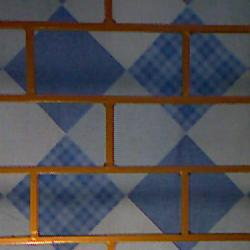
%> input picture comparison/Split_Bregman_comparison/Bedsheet.jpg, 250 x 250 px
$ octave --eval "result = refPoints(rgb2gray(imread('comparison/Split_Bregman_comparison/Bedsheet.jpg')));"   (GNU Octave 9; MATLAB toolbox functions it lacks are replaced by stand-ins)
%> lines starting %> are read from the running program, lines starting %| are printed output that depends on the picture
function xy = refPoints(f)

%     figure, imshow(uint8(f)); hold on
%     edgeCI = edge(cI, 'canny');
    edgeF = edge(f, 'canny');
%     [H,theta,rho] = hough(edgecI, 'Theta',[45:0.5:89.5 -90:.5:-44.5]);

    % FOR THE TOP THIRD
    [H,theta,rho] = hough(edgeF(1:size(f,1)/3, :), 'Theta',[80:0.5:89.5 -90:.5:-80.5]);
    houghPeaks = houghpeaks(H);
%     t = theta(houghPeaks(:,2)); sign(t).*(90-abs(t))
    lines = houghlines(edgeF(1:size(f,1)/3, :),theta,rho,houghPeaks,'FillGap',5,'MinLength',7);
    minR1 = 0; minC1 = 0; maxR1 = 0; maxC1 = 0;
    figure, imshow(uint8(.5*f)), hold on
    for k=1:length(lines)
        xy = [lines(k).point1; lines(k).point2];
        if(k==1) minC1 = xy(1,1); minR1 = xy(1,2); end
        if(k==length(lines)) maxC1 = xy(2,1); maxR1 = xy(2,2); end
        plot(xy(:,1),xy(:,2),'LineWidth',4,'Color','green');
        plot(xy(1,1),xy(1,2),'x','LineWidth',2,'Color','yellow');
        plot(xy(2,1),xy(2,2),'x','LineWidth',2,'Color','red');
    end

    % FOR THE BOTTOM THIRD
    [H,theta,rho] = hough(edgeF(end-round(size(f,1)/3):end, :), 'Theta',[80:0.5:89.5 -90:.5:-80.5]);
    houghPeaks = houghpeaks(H);
%     t = theta(houghPeaks(:,2)); sign(t)*(90-abs(t))
    lines = houghlines(edgeF(end-round(size(f,1)/3):end, :),theta,rho,houghPeaks,'FillGap',5,'MinLength',7);
    minR2 = 0; minC2 = 0; maxR2 = 0; maxC2 = 0;
    for k=1:length(lines)
        xy = [lines(k).point1; lines(k).point2];
        if(k==1) minC2 = xy(1,1); minR2 = round(size(f,1)*2/3)+xy(1,2); end
        if(k==length(lines)) maxC2 = xy(2,1); maxR2 = round(size(f,1)*2/3)+xy(2,2); end
        plot(xy(:,1),round(size(f,1)*2/3)+xy(:,2),'LineWidth',4,'Color','blue');
        plot(xy(1,1),round(size(f,1)*2/3)+xy(1,2),'x','LineWidth',2,'Color','yellow');
        plot(xy(2,1),round(size(f,1)*2/3)+xy(2,2),'x','LineWidth',2,'Color','red');
    end

    xy = [minC1 minR1; maxC1 maxR1; minC2 minR2; maxC2 maxR2];

    xIn = xy(:,1); yIn = xy(:,2);
    x1 = 1; x2 = 640; x3 = 1; x4 = 640;
    y1 = (yIn(2)-yIn(1))/(xIn(2)-xIn(1))*(1-xIn(1)) + yIn(1);
    y2 = (yIn(2)-yIn(1))/(xIn(2)-xIn(1))*(640-xIn(1)) + yIn(1);
    y3 = (yIn(4)-yIn(3))/(xIn(4)-xIn(3))*(1-xIn(3)) + yIn(3);
    y4 = (yIn(4)-yIn(3))/(xIn(4)-xIn(3))*(640-xIn(3)) + yIn(3);
    xy = [x1 y1; x2 y2; x3 y3; x4 y4];

    figure, imshow(uint8(.5*f)), hold on
    plot(xy(1:2,1),xy(1:2,2),'LineWidth',4,'Color','green');
    plot(xy(1,1),xy(1,2),'x','LineWidth',8,'Color','yellow');
    plot(xy(2,1),xy(2,2),'x','LineWidth',8,'Color','red');
    plot(xy(3:4,1),xy(3:4,2),'LineWidth',4,'Color','blue');
    plot(xy(3,1),xy(3,2),'x','LineWidth',8,'Color','yellow');
    plot(xy(4,1),xy(4,2),'x','LineWidth',8,'Color','red');
    hold off, shg

end
%> in refPoints, `edgeF = edge(f, 'canny');`:
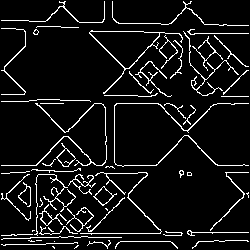
%> edgeF: size 250x250 logical; 8% white in thin lines or dots
%> in refPoints, `[H,theta,rho] = hough(edgeF(1:size(f,1)/3, :), 'Theta',[80:0.5:89.5 -9..`:
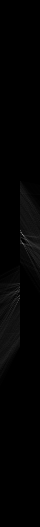
%> H: size 527x40 double; min 0, max 136, mean 2.9
%> in refPoints, `[H,theta,rho] = hough(edgeF(1:size(f,1)/3, :), 'Theta',[80:0.5:89.5 -9..`: theta = 40 values, max 89.5 at index 20, min -90 at index 21, mean -0.25; rho = 527 values from -263 to 263
%> in refPoints, `houghPeaks = houghpeaks(H);`: houghPeaks = [235 23]
%> in refPoints, `lines = houghlines(edgeF(1:size(f,1)/3, :),theta,rho,houghPeaks,'FillG..`: lines = 3 lines; point1 to point2 (x, y): (91, 32) to (165, 33), (202, 34) to (249, 34), (17, 30) to (24, 30)
%> in refPoints, `imshow(uint8(.5*f))`:
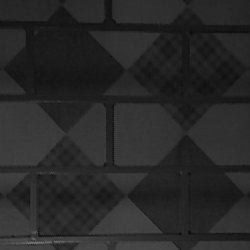
%> displayed picture: size 250x250, on the screen's scale of 0 to 255; min 12, max 118, mean 40.1
%> the loop in refPoints, `for k=1:length(lines)` made 3 passes
%> (xy, minC1, minR1) on pass 1: ([17 30; 24 30], 17, 30)
%> (xy, maxC1, maxR1) on pass 3: ([202 34; 249 34], 249, 34)
%> in refPoints, `houghPeaks = houghpeaks(H);`: houghPeaks = [332 20]
%> in refPoints, `lines = houghlines(edgeF(end-round(size(f,1)/3):end, :),theta,rho,houg..`: lines = 4 lines; point1 to point2 (x, y): (73, 68) to (161, 68), (188, 67) to (249, 67), (12, 69) to (44, 69), (174, 67) to (182, 67)
%> the loop in refPoints, `for k=1:length(lines)` made 4 passes
%> (xy, minC2, minR2) on pass 1: ([174 67; 182 67], 174, 234)
%> (xy, maxC2, maxR2) on pass 4: ([12 69; 44 69], 44, 236)
%> after the loop in refPoints, `for k=1:length(lines)`:
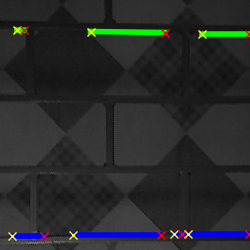
%> figure redrawn from the program's plot data
%> in refPoints, `xy = [minC1 minR1; maxC1 maxR1; minC2 minR2; maxC2 maxR2];`: xy = [17 30; 249 34; 174 234; 44 236]
%> in refPoints, `xIn = xy(:,1)`: xIn = [17; 249; 174; 44]
%> in refPoints, `yIn = xy(:,2)`: yIn = [30; 34; 234; 236]
%> in refPoints, `y1 = (yIn(2)-yIn(1))/(xIn(2)-xIn(1))*(1-xIn(1)) + yIn(1);`: y1 = 29.72
%> in refPoints, `y2 = (yIn(2)-yIn(1))/(xIn(2)-xIn(1))*(640-xIn(1)) + yIn(1);`: y2 = 40.74
%> in refPoints, `y3 = (yIn(4)-yIn(3))/(xIn(4)-xIn(3))*(1-xIn(3)) + yIn(3);`: y3 = 236.7
%> in refPoints, `y4 = (yIn(4)-yIn(3))/(xIn(4)-xIn(3))*(640-xIn(3)) + yIn(3);`: y4 = 226.8
%> in refPoints, `xy = [x1 y1; x2 y2; x3 y3; x4 y4];`: xy = [1 29.72; 640 40.74; 1 236.7; 640 226.8]
%> `result = refPoints(rgb2gray(imread('comparison/Split_Bregman_compariso..`:
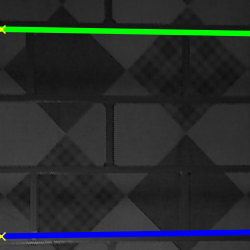
%> figure redrawn from the program's plot data

$ run again, on comparison/Split_Bregman_comparison/Bio.jpg
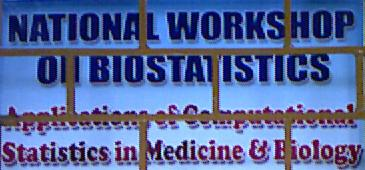
%> input picture comparison/Split_Bregman_comparison/Bio.jpg, 365 x 170 px
%> edgeF: size 170x365 logical; 13.8% white in thin lines or dots
%> theta = 40 values, max 89.5 at index 20, min -90 at index 21, mean -0.25; rho = 739 values from -369 to 369
%> in refPoints, `houghPeaks = houghpeaks(H);`: houghPeaks = [322 21]
%> in refPoints, `lines = houghlines(edgeF(1:size(f,1)/3, :),theta,rho,houghPeaks,'FillG..`: lines = 3 lines; point1 to point2 (x, y): (151, 49) to (266, 49), (28, 49) to (137, 49), (2, 49) to (22, 49)
%> the loop in refPoints, `for k=1:length(lines)` made 3 passes
%> (xy, minC1, minR1) on pass 1: ([2 49; 22 49], 2, 49)
%> in refPoints, `houghPeaks = houghpeaks(H);`: houghPeaks = [424 20]
%> in refPoints, `lines = houghlines(edgeF(end-round(size(f,1)/3):end, :),theta,rho,houg..`: lines = 9 lines; longest, point1 to point2 (x, y): (181, 53) to (243, 53), (292, 52) to (336, 52), (68, 54) to (109, 54), (119, 54) to (138, 54), (22, 55) to (40, 55), (2, 55) to (14, 55)
%> the loop in refPoints, `for k=1:length(lines)` made 9 passes
%> (xy, minC2, minR2) on pass 1: ([292 52; 336 52], 292, 165)
%> after the loop in refPoints, `for k=1:length(lines)`:
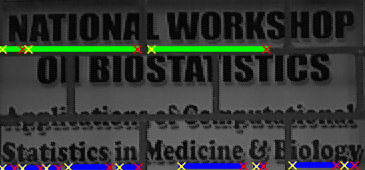
%> figure redrawn from the program's plot data
%> in refPoints, `xy = [minC1 minR1; maxC1 maxR1; minC2 minR2; maxC2 maxR2];`: xy = [2 49; 266 49; 292 165; 58 168]
%> xIn = [2; 266; 292; 58]
%> yIn = [49; 49; 165; 168]
%> y1 = 49
%> y3 = 168.7
%> y4 = 160.5
%> in refPoints, `xy = [x1 y1; x2 y2; x3 y3; x4 y4];`: xy = [1 49; 640 49; 1 168.7; 640 160.5]
%> `result = refPoints(rgb2gray(imread('comparison/Split_Bregman_compariso..`:
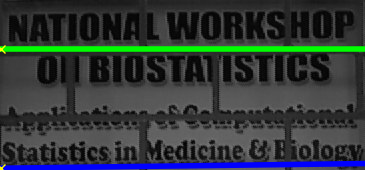
%> figure redrawn from the program's plot data

$ run again, on comparison/Split_Bregman_comparison/Board.jpg
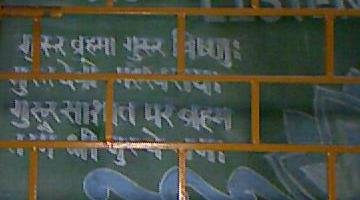
%> input picture comparison/Split_Bregman_comparison/Board.jpg, 360 x 200 px
%> edgeF: size 200x360 logical; 10.5% white in thin lines or dots
%> in refPoints, `[H,theta,rho] = hough(edgeF(1:size(f,1)/3, :), 'Theta',[80:0.5:89.5 -9..`: theta = 40 values, max 89.5 at index 20, min -90 at index 21, mean -0.25; rho = 731 values from -365 to 365
%> in refPoints, `houghPeaks = houghpeaks(H);`: houghPeaks = [353 22]
%> in refPoints, `lines = houghlines(edgeF(1:size(f,1)/3, :),theta,rho,houghPeaks,'FillG..`: lines = 4 lines; point1 to point2 (x, y): (110, 15) to (169, 15), (225, 16) to (260, 16), (186, 16) to (204, 16), (44, 14) to (51, 14)
%> the loop in refPoints, `for k=1:length(lines)` made 4 passes
%> (xy, minC1, minR1) on pass 1: ([44 14; 51 14], 44, 14)
%> in refPoints, `[H,theta,rho] = hough(edgeF(end-round(size(f,1)/3):end, :), 'Theta',[8..`: rho = 733 values from -366 to 366
%> in refPoints, `houghPeaks = houghpeaks(H);`: houghPeaks = [353 23]
%> in refPoints, `lines = houghlines(edgeF(end-round(size(f,1)/3):end, :),theta,rho,houg..`: lines = 7 lines; point1 to point2 (x, y): (209, 19) to (287, 20), (128, 17) to (149, 18), (172, 18) to (185, 18), (193, 18) to (202, 19), (56, 16) to (65, 16), (322, 21) to (331, 21), (308, 20) to (315, 20)
%> the loop in refPoints, `for k=1:length(lines)` made 7 passes
%> (xy, minC2, minR2) on pass 1: ([56 16; 65 16], 56, 149)
%> after the loop in refPoints, `for k=1:length(lines)`:
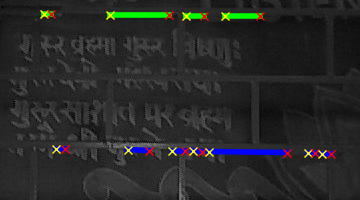
%> figure redrawn from the program's plot data
%> in refPoints, `xy = [minC1 minR1; maxC1 maxR1; minC2 minR2; maxC2 maxR2];`: xy = [44 14; 260 16; 56 149; 331 154]
%> xIn = [44; 260; 56; 331]
%> yIn = [14; 16; 149; 154]
%> y1 = 13.6
%> y2 = 19.52
%> y3 = 148
%> y4 = 159.6
%> in refPoints, `xy = [x1 y1; x2 y2; x3 y3; x4 y4];`: xy = [1 13.6; 640 19.52; 1 148; 640 159.6]
%> `result = refPoints(rgb2gray(imread('comparison/Split_Bregman_compariso..`:
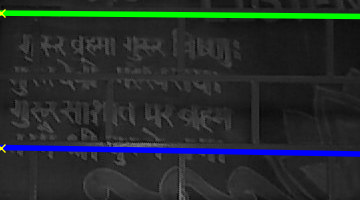
%> figure redrawn from the program's plot data
